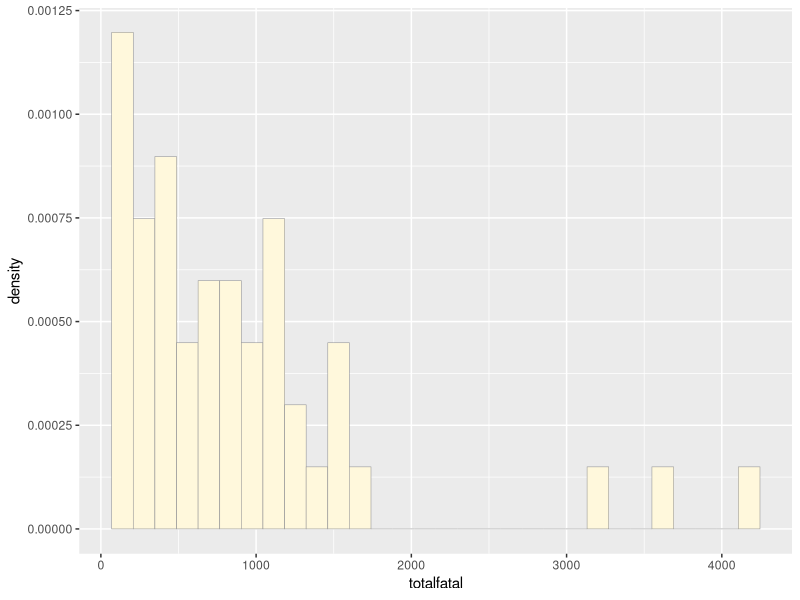
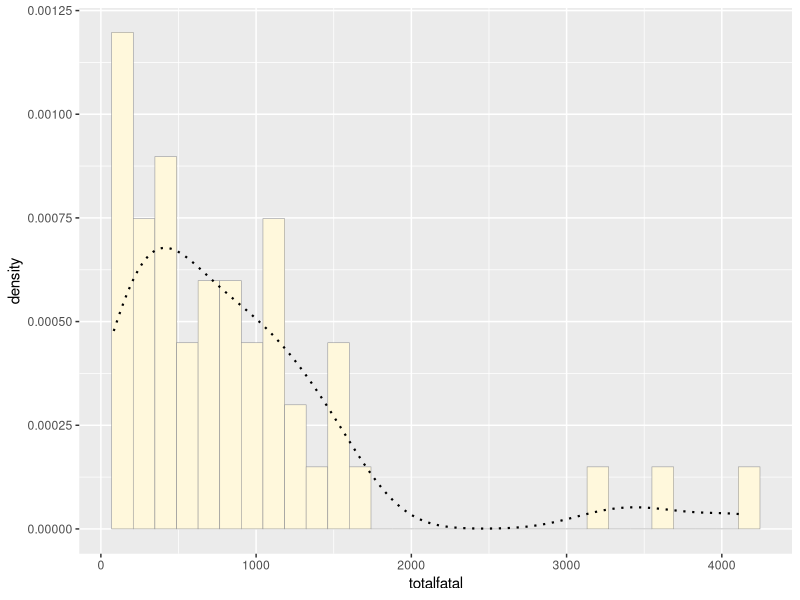
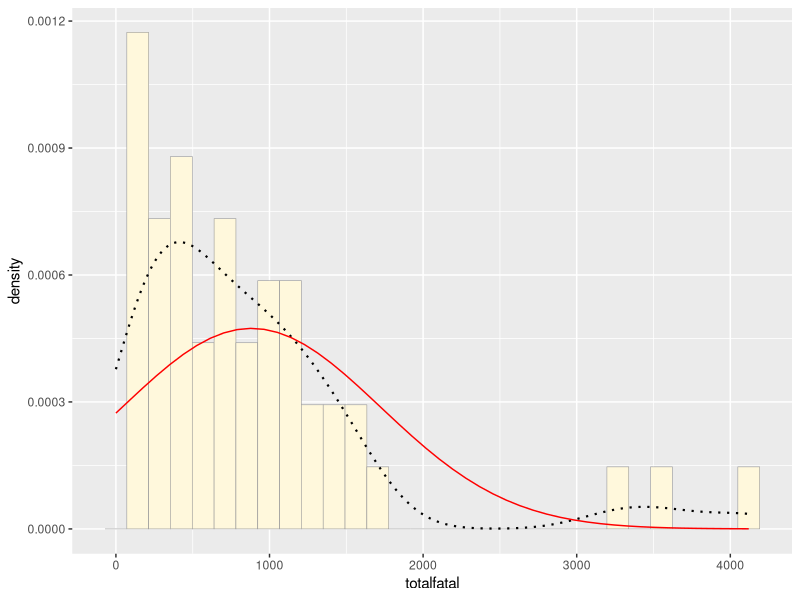
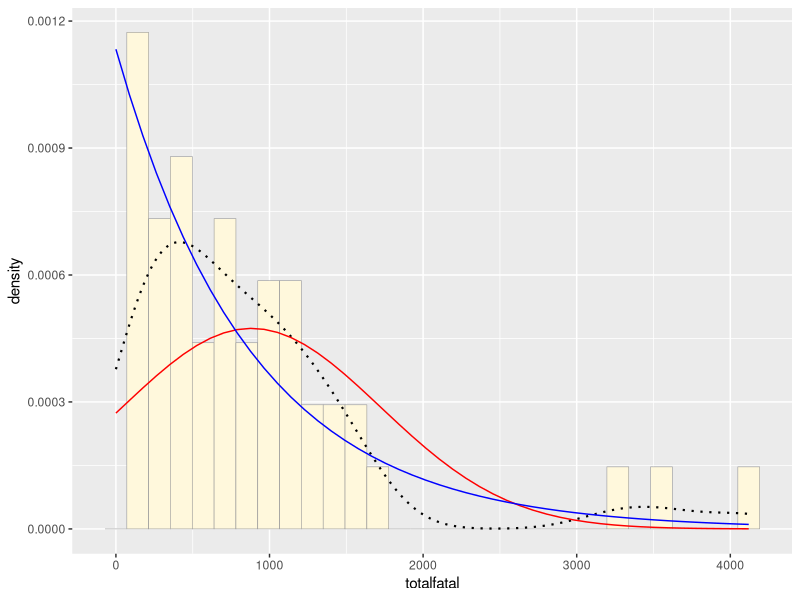
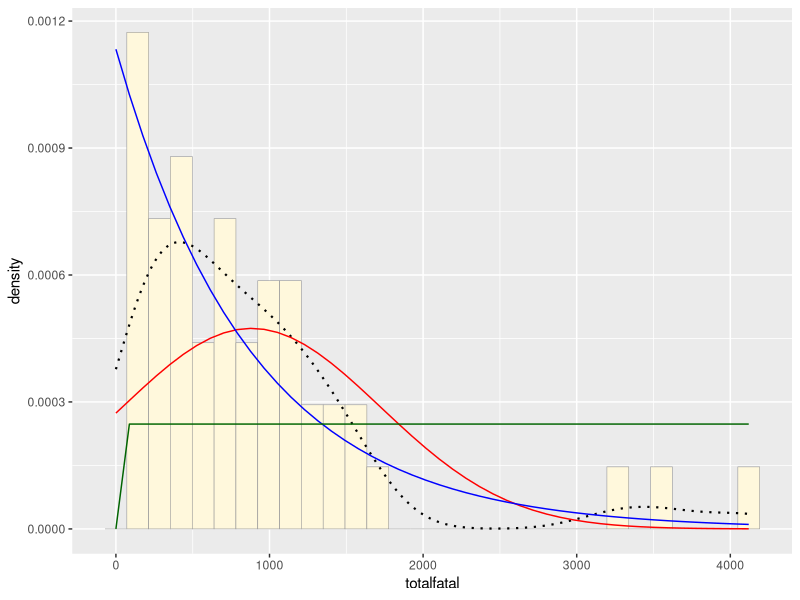
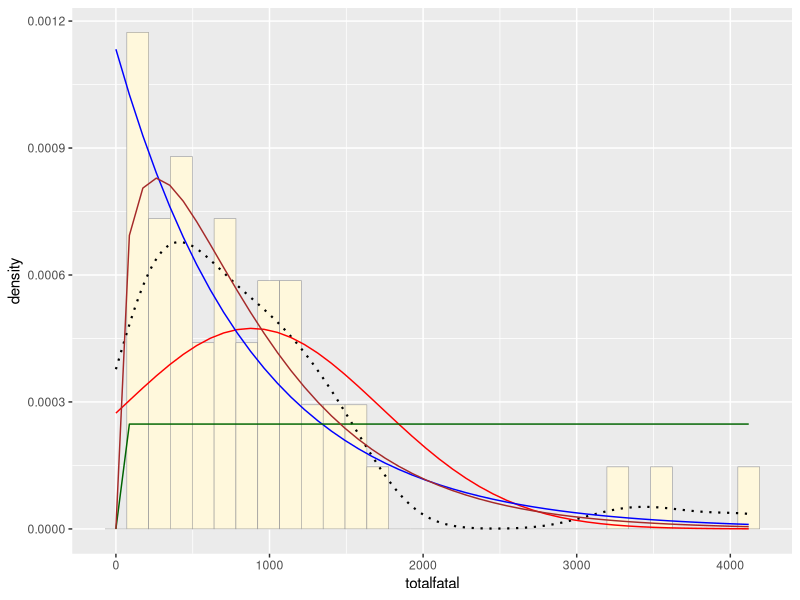
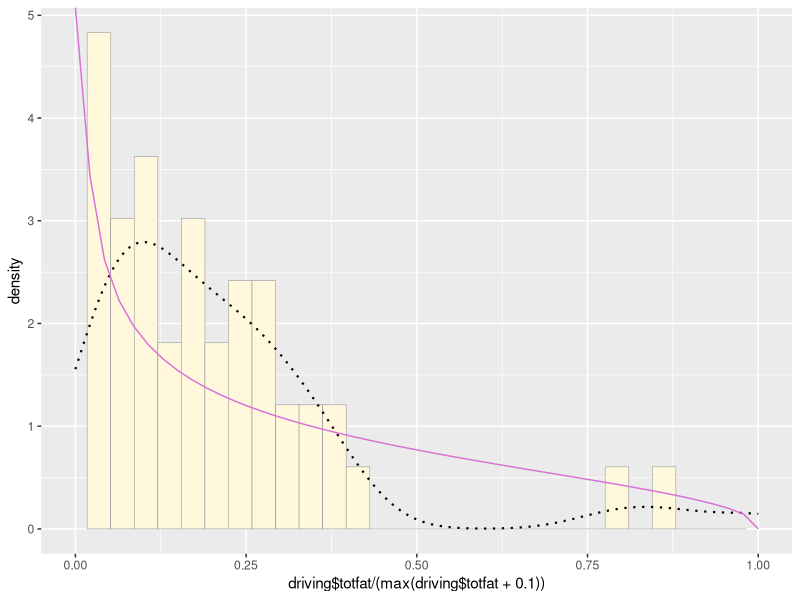
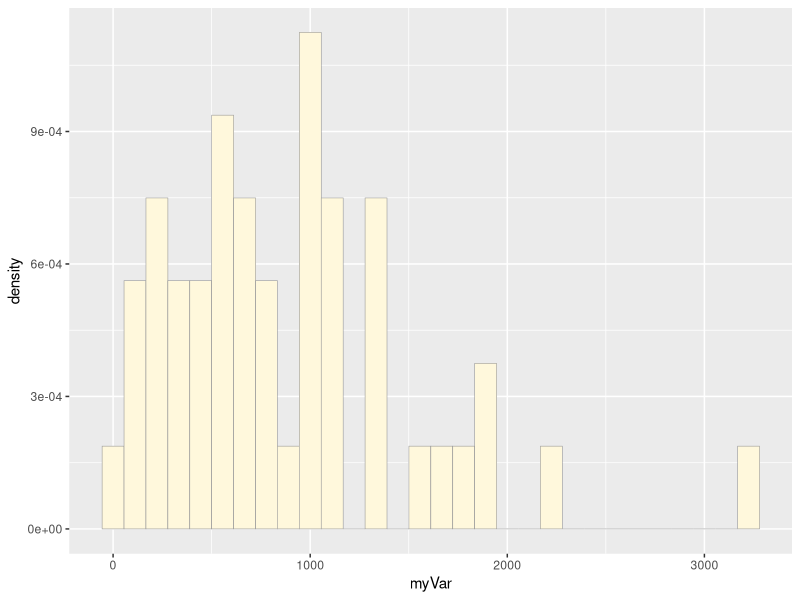

Recreate these plots in R, in order.
library(MASS)
library(ggplot2)
library(haven) 
driving <- read_dta("driving_2004-2.dta")

# Plotting the Initial Histogram 

driving2 <- data.frame(driving$totfat)
                       names(driving2) <- c("totalfatal")
      
View(driving2)
mean(driving2) 

p1 <- ggplot(data=driving2, aes(x=totalfatal, y=..density..)) +
  geom_histogram(color="grey60",fill="cornsilk",size=0.2) 
print(p1)

# Empirical Density Curve 

p1 <-  p1 +  geom_density(linetype="dotted",size=0.75)
print(p1)

# Maximum Likelihood of Parameters

normPars <- fitdistr(driving$totfat,"normal")
print(normPars)

normPars$estimate["mean"]

str(normPars)

# Normal Distribution 

meanML <- normPars$estimate["mean"]
sdML <- normPars$estimate["sd"]

xval <- seq(0,max(driving$totfat),len=length(driving$totfat))

stat <- stat_function(aes(x = xval, y = ..y..), fun = dnorm, colour="red", n = length(driving$totfat), args = list(mean = meanML, sd = sdML))
print(p1 + stat)

# Exponential Probability Distribution 

expoPars <- fitdistr(driving$totfat,"exponential")
rateML <- expoPars$estimate["rate"]

stat2 <- stat_function(aes(x = xval, y = ..y..), fun = dexp, colour="blue", n = length(driving$totfat), args = list(rate=rateML))
print(p1 + stat + stat2)


# Uniform 

stat3 <- stat_function(aes(x = xval, y = ..y..), fun = dunif, colour="darkgreen", n = length(driving$totfat), args = list(min=min(driving$totfat), max=max(driving$totfat)))
p1 + stat + stat2 + stat3


# Gamma Distribution 

gammaPars <- fitdistr(driving$totfat,"gamma")
shapeML <- gammaPars$estimate["shape"]
rateML <- gammaPars$estimate["rate"]

stat4 <- stat_function(aes(x = xval, y = ..y..), fun = dgamma, colour="brown", n = length(driving$totfat), args = list(shape=shapeML, rate=rateML))
p1 + stat + stat2 + stat3 + stat4

# Beta Distribution 

pSpecial <- ggplot(data=driving2, aes(x=driving$totfat/(max(driving$totfat + 0.1)), y=..density..)) +
  geom_histogram(color="grey60",fill="cornsilk",size=0.2) + 
  xlim(c(0,1)) +
  geom_density(size=0.75,linetype="dotted")

betaPars <- fitdistr(x=driving$totfat/max(driving$totfat + 0.1),start=list(shape1=1,shape2=2),"beta")
shape1ML <- betaPars$estimate["shape1"]
shape2ML <- betaPars$estimate["shape2"]

statSpecial <- stat_function(aes(x = xval, y = ..y..), fun = dbeta, colour="orchid", n = length(driving$totfat), args = list(shape1=shape1ML,shape2=shape2ML))
pSpecial + statSpecial


# Compare Log Likelihoods 
# High Likelihoods are better fit 

normPars$loglik 
gammaPars$loglik 
expoPars$loglik

# Gamma is the best fit! 

z <- rgamma(n= 48, shape=shapeML, rate=rateML) 
z <- data.frame(1:48,z)

names(z) <- list("ID","myVar")
z <- z[z$myVar>0,]
str(z)

p5 <- ggplot(data=z, aes(x=myVar, y=..density..)) +
  geom_histogram(color="grey60",fill="cornsilk",size=0.2) 
print(p5)

normPars <- fitdistr(z$myVar,"normal")
print(normPars)

str(normPars)

gammaPars <- fitdistr(z$myVar,"gamma")
shapeML <- gammaPars$estimate["shape"]
rateML <- gammaPars$estimate["rate"]

stat4 <- stat_function(aes(x = xval, y = ..y..), fun = dgamma, colour="brown", n = length(z$myVar), args = list(shape=shapeML, rate=rateML))
p5 + stat4

p1 + stat4
